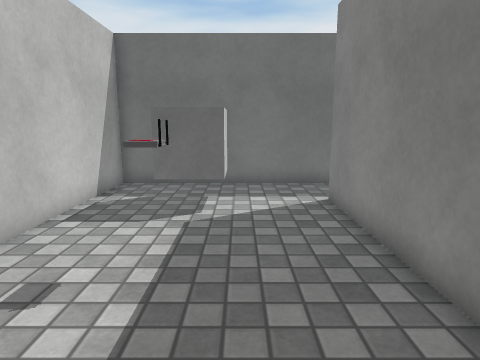
View 1 (above)

12 first-person views from a walk through a 3-D level made in the Unity game engine. The camera is 1.2 m above the floor, tilts 10° down and sees 75° across. The floor is counted in squares, 0.5 m on a side. Each view is taken from the middle of a square. On the plan, view 1 faces up. The plan holds only what a view shows up to about 19 squares ahead; the rest is blank. The player character is not drawn. Some surface patterns are stand-ins.

View 2
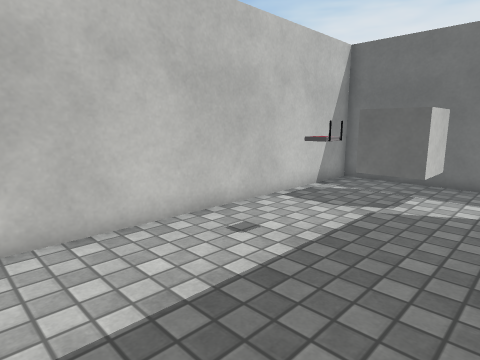

View 3
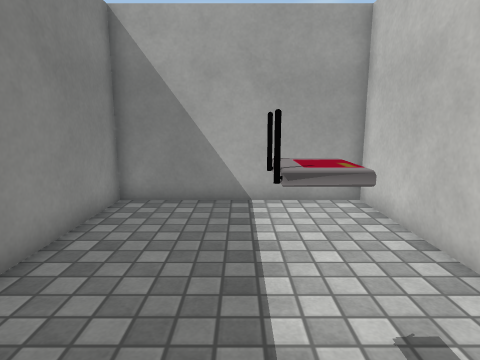

View 4
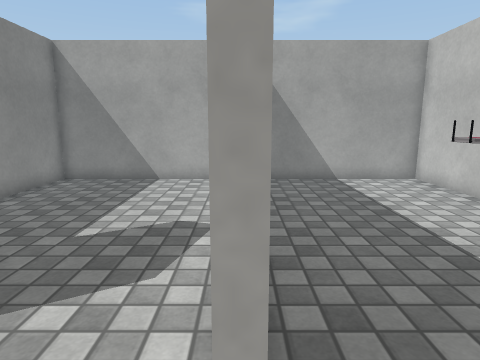

View 5
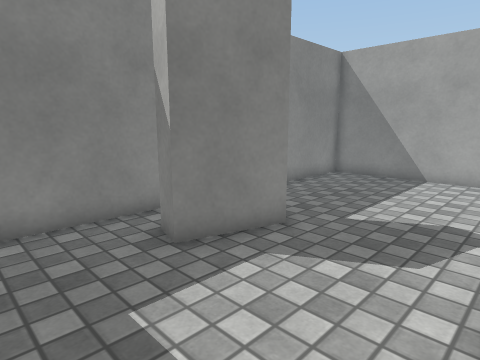

View 6
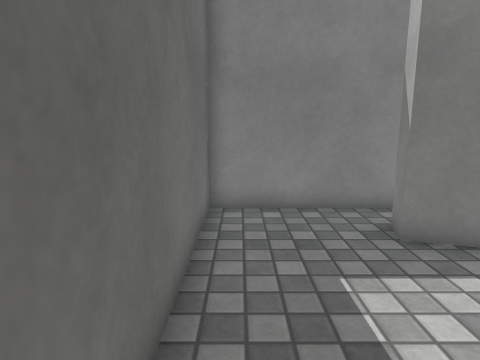

View 7
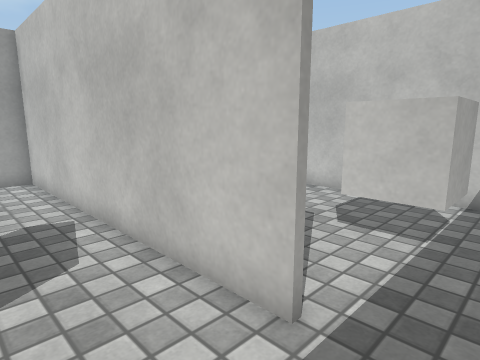

View 8
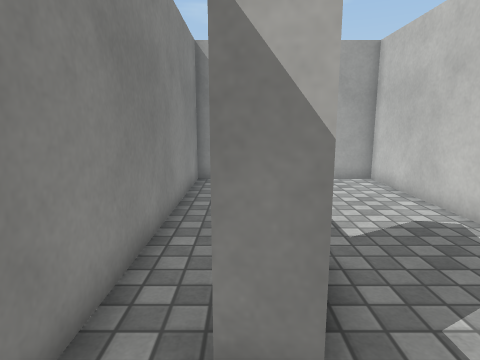

View 9
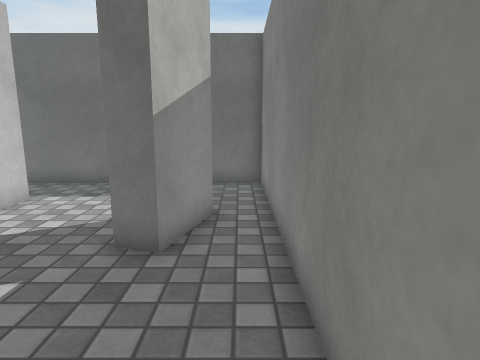

View 10
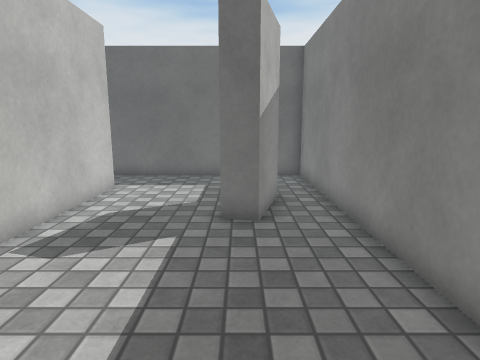

View 11
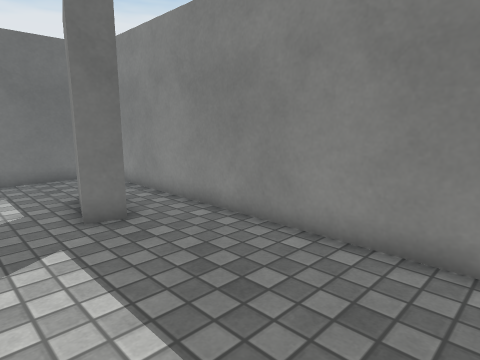

View 12
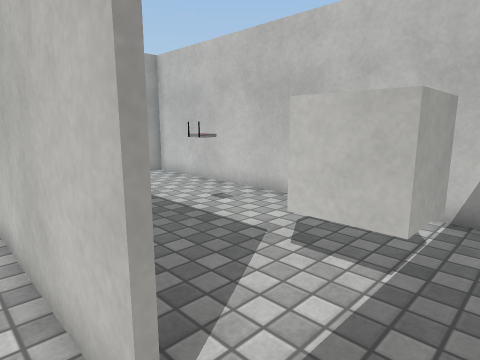

### Floor plan
Points are (right, up) in squares from view 1. A wall is a line through its corners. A room is listed if a view was taken in it or the views show most of it. See-through windows are left out.
Room 1 (views 1, 2, 3, 4, 5, 6)
walls: (2.9, -3) (2.9, 10); (3.5, 12.9) (-4.9, 12.9) (-4.9, -2.9) (3, -2.9)
ways out: opening at (3, 11) to room 2
objects: other object (-2, 5) to (-1, 5); cube (-2, 9) to (0, 11)
Room 2 (views 7, 8, 9, 10, 11, 12)
walls: (7.5, 5.9) (8.3, 8.6) (9.3, 8.3) (8.5, 5.6) (7.5, 5.9); (3.1, 10.1) (3.1, -3); (3, -2.9) (10.9, -2.9) (10.9, 12.9) (3.5, 12.9)
ways out: opening at (3, 11) to room 1

Where each view was taken, in squares from view 1:
view 1: 0 up, 0 right, facing up
view 2: 1 down, 2 right, facing up-left
view 3: 7 up, 1 left, facing down
view 4: 11 up, 3 right, facing down
view 5: 12 up, 3 right, facing down-right
view 6: 12 up, 2 right, facing right
view 7: 12 up, 6 right, facing down-left
view 8: 11 up, 9 right, facing down
view 9: 0 up, 10 right, facing up
view 10: 2 down, 8 right, facing up
view 11: 2 down, 5 right, facing up-right
view 12: 12 up, 4 right, facing down-left
